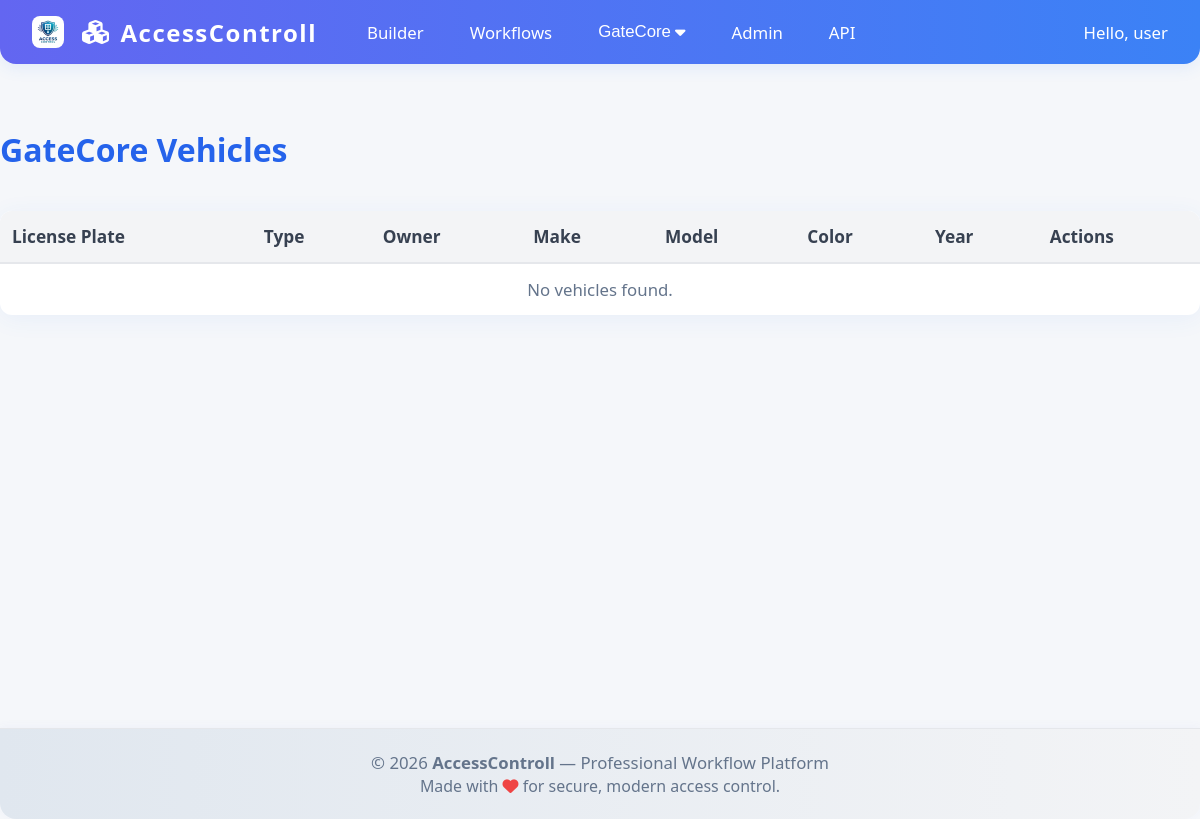
The page /builder/gatecore/vehicles/ (signed in) on the database as committed earlier.
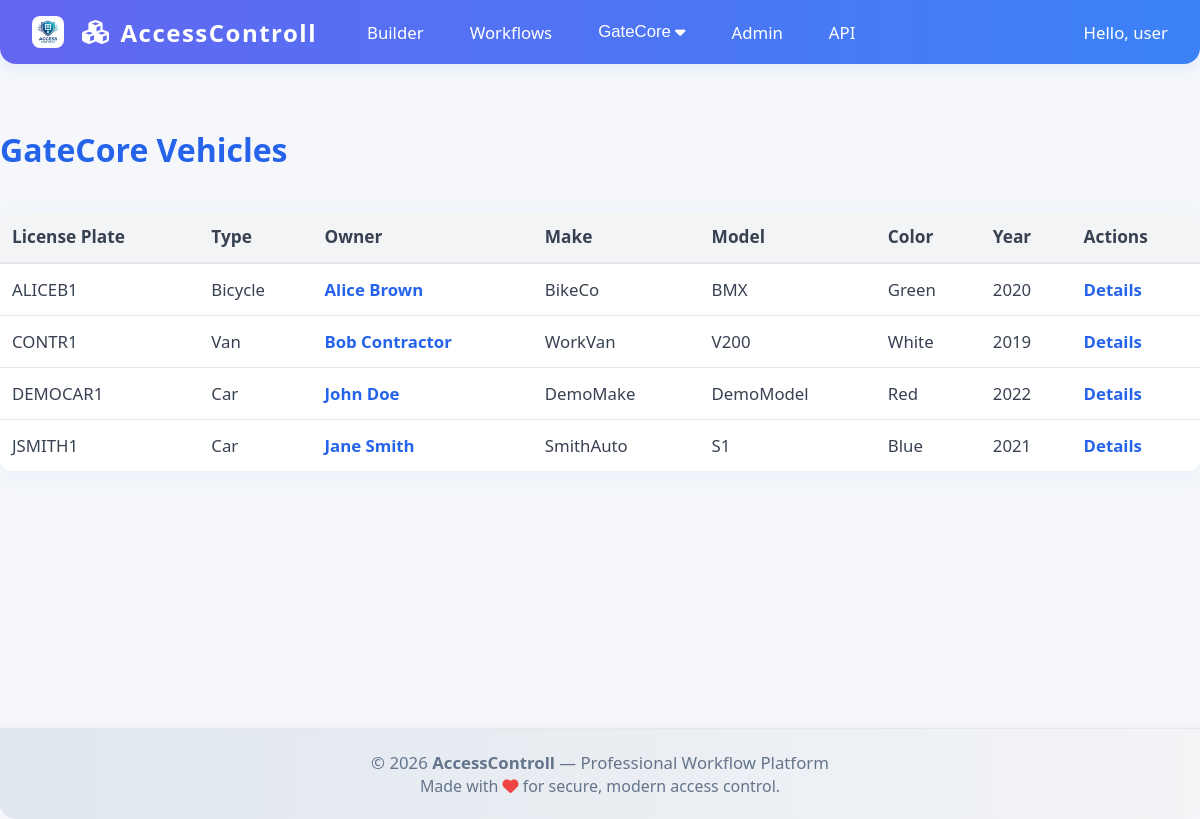
The same page on the database as committed later.
### GateCore/models/people.py (models this page shows, shortened)
class Vehicle(BaseModel):
    VEHICLE_TYPES = [
        ("car", "Car"),
        ("motorcycle", "Motorcycle"),
        ("truck", "Truck"),
        ("van", "Van"),
        ("bus", "Bus"),
        ("bicycle", "Bicycle"),
    ]
    FUEL_TYPES = [
        ("petrol", "Petrol"),
        ("diesel", "Diesel"),
        ("electric", "Electric"),
        ("hybrid", "Hybrid"),
        ("cng", "CNG"),
    ]
    person = models.ForeignKey(
        Person,
        on_delete=models.CASCADE,
        related_name="vehicles"
    )
    license_plate = models.CharField(max_length=20)
    vehicle_type = models.CharField(max_length=30, choices=VEHICLE_TYPES, default="car")
    make = models.CharField(max_length=50, blank=True)
    model = models.CharField(max_length=50, blank=True)
    color = models.CharField(max_length=30, blank=True)
    year = models.IntegerField(null=True, blank=True)
    fuel_type = models.CharField(max_length=20, choices=FUEL_TYPES, blank=True)
    registration_number = models.CharField(max_length=50, blank=True)
    registration_expiry = models.DateField(null=True, blank=True)
    has_sticker = models.BooleanField(default=False)
    sticker_number = models.CharField(max_length=50, blank=True)
    class Meta:
        ordering = ['license_plate']
        unique_together = ["license_plate", "person"]
        indexes = [
            models.Index(fields=['license_plate']),
            models.Index(fields=['person', 'is_active']),
        ]

class Person(BaseModel):
    PHONE_DEVICE_CHOICES = [
        ("android", "Android"),
        ("ios", "iOS"),
        ("feature", "Feature Phone"),
        ("other", "Other"),
    ]
    GENDER_CHOICES = [
        ("M", "Male"),
        ("F", "Female"),
        ("O", "Other"),
        ("U", "Prefer not to say"),
    ]
    first_name = models.CharField(max_length=100)
    last_name = models.CharField(max_length=100)
    middle_name = models.CharField(max_length=100, blank=True)
    id_number = models.CharField(max_length=50, blank=True, null=True, unique=True)
    phone = models.CharField(max_length=30, validators=[validate_phone_number])
    phone_device_type = models.CharField(max_length=20, choices=PHONE_DEVICE_CHOICES, blank=True)
    phone_otp = models.CharField(max_length=8, blank=True)
    phone_otp_created = models.DateTimeField(null=True, blank=True)
    facial_recognition_enabled = models.BooleanField(default=False)
    email = models.EmailField(blank=True, null=True, validators=[validate_email])
    gender = models.CharField(max_length=1, choices=GENDER_CHOICES, blank=True)
    date_of_birth = models.DateField(null=True, blank=True)
    emergency_contact_name = models.CharField(max_length=200, blank=True)
    emergency_contact_phone = models.CharField(max_length=30, blank=True)
    photo = models.ImageField(upload_to="people/", blank=True, null=True)
    notes = models.TextField(blank=True)
    tags = models.JSONField(default=list, blank=True)
    last_seen = models.DateTimeField(null=True, blank=True)
    class Meta:
        ordering = ['last_name', 'first_name']
        indexes = [
            models.Index(fields=['last_name', 'first_name']),
            models.Index(fields=['id_number']),
            models.Index(fields=['is_active', 'is_deleted']),
        ]
        verbose_name_plural = "People"
    @property
    def full_name(self):
        return f"{self.first_name} {self.last_name}"

### frontend/views.py (the view)
# urls.py: path('gatecore/vehicles/', views.gatecore_vehicles, name='gatecore_vehicles'),
@login_required
def gatecore_vehicles(request):
	vehicles = Vehicle.objects.select_related('person').all()
	return render(request, "frontend/gatecore_vehicles.html", {"vehicles": vehicles})

### frontend/templates/frontend/gatecore_vehicles.html (shortened to what this page needs)
{% extends "frontend/base.html" %}
{% block content %}
<h2 style="max-width:1200px;margin:40px auto 0 auto;color:#2563eb;font-size:2rem;font-weight:800;">GateCore Vehicles</h2>
<table class="gatecore-table">
    <thead>
        <tr>
            <th>License Plate</th>
            <th>Type</th>
            <th>Owner</th>
            <th>Make</th>
            <th>Model</th>
            <th>Color</th>
            <th>Year</th>
            <th>Actions</th>
        </tr>
    </thead>
    <tbody>
    {% for vehicle in vehicles %}
        <tr>
            <td>{{ vehicle.license_plate }}</td>
            <td>{{ vehicle.get_vehicle_type_display }}</td>
            <td><a href="/frontend/gatecore/people/{{ vehicle.person.id }}/">{{ vehicle.person.full_name }}</a></td>
            <td>{{ vehicle.make }}</td>
            <td>{{ vehicle.model }}</td>
            <td>{{ vehicle.color }}</td>
            <td>{{ vehicle.year }}</td>
            <td><a href="/frontend/gatecore/vehicles/{{ vehicle.id }}/">Details</a></td>
        </tr>
    {% empty %}
        <tr><td colspan="8" style="text-align:center;color:#64748b;">No vehicles found.</td></tr>
    {% endfor %}
    </tbody>
</table>
{% endblock %}

### frontend/templates/frontend/base.html (shortened to what this page needs)
{% load static %}
<!DOCTYPE html>
<html lang="en">
<head>
    <link rel="stylesheet" href="https://cdnjs.cloudflare.com/ajax/libs/font-awesome/6.5.0/css/all.min.css">
</head>
<body>
    <nav class="navbar">
        <span class="logo">
            <img src="{% static 'frontend/logo.png' %}" alt="Logo" />
            <i class="fa-solid fa-cubes"></i> AccessControll
        </span>
        <div class="menu">
            <a href="/builder/">Builder</a>
            <a href="/workflows/">Workflows</a>
            <div class="dropdown">
                <button class="dropbtn">GateCore <i class="fa-solid fa-caret-down"></i></button>
            </div>
            <a href="/admin/">Admin</a>
            <a href="/api/v1/components/" target="_blank">API</a>
        </div>
        <span class="user">{% if user.is_authenticated %}Hello, {{ user.username }}{% else %}<a href="/api-auth/login/" style="color:#fff;">Login</a>{% endif %}</span>
    </nav>
    <div class="content">
        {% block content %}{% endblock %}
    </div>
    <footer class="footer">
        &copy; {{ year|default:2026 }} <b>AccessControll</b> &mdash; Professional Workflow Platform<br>
        <span style="font-size:0.95em;">Made with <i class="fa-solid fa-heart" style="color:#ef4444;"></i> for secure, modern access control.</span>
    </footer>
</body>
</html>

### frontend/templates/frontend/base.html (style rules this page uses)
body { background: #f5f7fa; font-family: 'Segoe UI', Arial, sans-serif; margin: 0; }
.navbar { background: linear-gradient(90deg, #6366f1, #3b82f6); color: #fff; padding: 0 32px; height: 64px; display: flex; align-items: center; box-shadow: 0 4px 16px rgba(59,130,246,0.10); border-bottom-left-radius: 16px; border-bottom-right-radius: 16px; }
.navbar .logo { font-size: 1.5rem; font-weight: 800; letter-spacing: 1.5px; margin-right: 36px; display: flex; align-items: center; gap: 10px; }
.navbar .logo img { height: 32px; width: 32px; border-radius: 8px; margin-right: 8px; }
.navbar .menu { display: flex; gap: 18px; align-items: center; }
.navbar .menu > a, .navbar .menu > .dropdown > .dropbtn { color: #fff; text-decoration: none; font-weight: 500; font-size: 1.05rem; transition: color 0.2s; padding: 4px 14px; border-radius: 6px; background: none; border: none; outline: none; cursor: pointer; display: flex; align-items: center; }
.dropdown { position: relative; }
.dropbtn { display: flex; align-items: center; gap: 4px; }
.navbar .user { margin-left: auto; font-size: 1.05rem; font-weight: 500; }
.content { min-height: 80vh; padding-top: 24px; }
.footer { background: linear-gradient(90deg, #e0e7ef, #f3f4f6); color: #64748b; text-align: center; padding: 22px 0; font-size: 1.05rem; border-top: 1px solid #e5e7eb; border-bottom-left-radius: 16px; border-bottom-right-radius: 16px; box-shadow: 0 -2px 8px rgba(99,102,241,0.04); }

### frontend/templates/frontend/gatecore_vehicles.html (style rules this page uses)
.gatecore-table { width: 100%; border-collapse: collapse; background: #fff; border-radius: 12px; box-shadow: 0 4px 24px rgba(59,130,246,0.07); margin: 40px auto 0 auto; max-width: 1200px; overflow: hidden; }
.gatecore-table th, .gatecore-table td { padding: 14px 12px; text-align: left; }
.gatecore-table th { background: #f3f4f6; color: #374151; font-size: 1.08rem; font-weight: 700; border-bottom: 2px solid #e5e7eb; }
.gatecore-table tr { border-bottom: 1px solid #e5e7eb; }
.gatecore-table tr:last-child { border-bottom: none; }
.gatecore-table td { color: #374151; font-size: 1.05rem; }
.gatecore-table a { color: #2563eb; text-decoration: none; font-weight: 600; }

Rows that differ between the two databases and show on the page:
added Vehicle: license_plate "ALICEB1", vehicle_type "Bicycle", person.full_name "Alice Brown", make "BikeCo", model "BMX", color "Green", year "2020"
added Vehicle: license_plate "CONTR1", vehicle_type "Van", person.full_name "Bob Contractor", make "WorkVan", model "V200", color "White", year "2019"
added Vehicle: license_plate "DEMOCAR1", vehicle_type "Car", person.full_name "John Doe", make "DemoMake", model "DemoModel", color "Red", year "2022"
added Vehicle: license_plate "JSMITH1", vehicle_type "Car", person.full_name "Jane Smith", make "SmithAuto", model "S1", color "Blue", year "2021"
Other text that changed with them:
text no longer shown: "No vehicles found."
